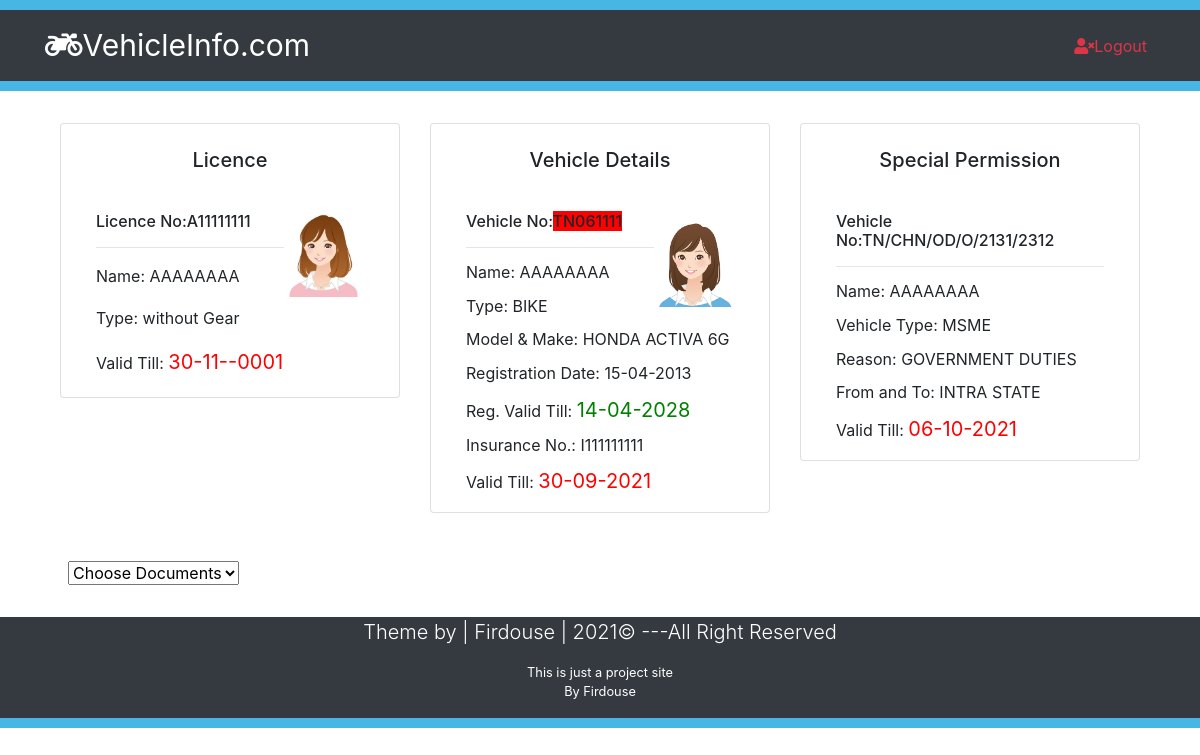
The app's page /uploads/MyProfile.php?ID=1 (signed in) with its own data.
### tables this page shows
CREATE TABLE IF NOT EXISTS `licence` (
`ID` int(10) NOT NULL,
  `DateTime` datetime NOT NULL,
  `Licence_Number` varchar(50) NOT NULL,
  `LName` varchar(50) NOT NULL,
  `Vehicle_Type` varchar(50) NOT NULL,
  `Valid_Till` date NOT NULL,
  `Birth_Date` varchar(50) NOT NULL,
  `Licence_Photo` varchar(100) NOT NULL,
  `Licence_Document` varchar(100) DEFAULT NULL,
  `AddedBy` varchar(50) NOT NULL
);

CREATE TABLE IF NOT EXISTS `epass` (
`ID` int(10) NOT NULL,
  `DateTime` varchar(50) NOT NULL,
  `VehicleNumber` varchar(50) NOT NULL,
  `PersonName` varchar(50) NOT NULL,
  `VehicleType` varchar(50) NOT NULL,
  `Additional` varchar(10) DEFAULT NULL,
  `Reason` varchar(50) NOT NULL,
  `FromAndTo` varchar(50) NOT NULL,
  `passvalid` date NOT NULL,
  `EPass` varchar(50) NOT NULL,
  `AddedBy` varchar(50) NOT NULL
);

### uploads/MyProfile.php (the view, shortened to what this page needs)
<?php require_once("../includes/DB.php");?>
<?php require_once("../includes/Functions.php");?>
<!DOCTYPE html>
<html lang="en">
<head>
  <link rel="stylesheet" href="https://use.fontawesome.com/releases/v5.5.0/css/all.css">
  <link rel="stylesheet" href="https://stackpath.bootstrapcdn.com/bootstrap/4.2.1/css/bootstrap.min.css">
  <link rel="stylesheet" href="../css/style.css">
</head>
<body>
  <div style="height: 10px; background: #27a9e1d7;"></div>
  <nav class="navbar navbar-expand-lg navbar-dark bg-dark">
    <div class="container">
      <a href="#" class="navbar-brand" style="font-size: 30px;"><i class="fas fa-motorcycle"></i>VehicleInfo.com</a>
      <ul class="navbar-nav ml-auto">
        <li class="nav-item">
          <a href="Logout.php" class="nav-link text-danger"><i class="fas fa-user-times"></i>Logout</a>
        </li>
      </ul>
    </nav>
  <div style="height: 10px; background: #27a9e1d7;"></div>
  <section class="container py-2 mb-4 mt-4">
    <div class="container">
    <div class="row">
  <div class="col-lg-4 ">
          <?php
          if (isset($_GET["SearchButton"])) {
            $Search=$_GET["Search"];
            $sql="SELECT * FROM licence
            WHERE ID LIKE :search
            OR Licence_Number LIKE :search";
            $stmt = $ConnectingDB->prepare($sql);
            $stmt->bindValue(':search','%'.$Search.'%');
            $stmt->execute();
          }
          else{
            $IdFromURL = $_GET["ID"];
            $sql="SELECT * FROM licence WHERE ID='$IdFromURL'";
          $stmt = $ConnectingDB->query($sql);
          }
          while($DataRows = $stmt->fetch()) {
            $LPhoto       = $DataRows["Licence_Photo"];
            $LicenceNum   = $DataRows["Licence_Number"];
            $LName        = $DataRows["LName"];
            $VehicleType  = $DataRows["Vehicle_Type"];
            $LValidity    = $DataRows["Valid_Till"];
          ?>
          <div class="card mb-3"   style=" min-height: 150px;">
          <div class="card-title mt-4">
          <h5><center> Licence </center></h5>
          </div>
          <div class="card-body">
              <div class="container">
                <div class="row">
                  <div class="col-sm-12">
                    <span style="float: right;"><img src="../images/<?php echo htmlentities($LPhoto);?>" alt="$Id image" style="max-width: 80px" class="img-fluid card-img-top" />
                    </span><h6 class="card-title">Licence No:<?php echo $LicenceNum;?></h6></span>
                    <hr>
                    <p class="card-text" style="line-height:1.6">Name: <?php echo $LName;?></p>
                    <p class="card-text" style="line-height:1.6">Type: <?php echo $VehicleType;?></p>
                    <p class="card-text">Valid Till: <?php $Today= date("Y-m-d");$realDate = $LValidity;$newDate = date("d-m-Y", strtotime($realDate));
                     if ($Today<$LValidity) {
                      echo '<span style="font-size:1.25em;color:green">'.$newDate.'</span>';
                     }else{ echo '<span style="font-size:1.25em;color:red">'.$newDate.'</span>'; } ?></p>
                  </div>
                </div>
              </div>
            </div>
          </div>
          <?php } ?>
        </div>
<div class="col-lg-4 mb-4">
<?php
  if (isset($_GET["SearchButton"])) {
    $Search=$_GET["Search"];
    $sql="SELECT rcbook.*,insurance.* FROM rcbook,insurance
    WHERE rcbook.ID LIKE :search OR rcbook.Vehicle_Number LIKE :search";
    $stmt = $ConnectingDB->prepare($sql);
    $stmt->bindValue(':search','%'.$Search.'%');
    $stmt->execute();
  }
  else{
    $IdFromURL = $_GET["ID"];
    $sql="SELECT theft.*,rcbook.*,insurance.*
          from theft
          left join rcbook
          on theft.ID = rcbook.ID
          left join insurance
          on rcbook.ID = insurance.ID
          WHERE rcbook.ID = '$IdFromURL'
          UNION
          select theft.*,rcbook.*,insurance.*
          from rcbook
          left join insurance
          on rcbook.ID = insurance.ID
          left join theft
          on rcbook.ID = theft.ID
          WHERE rcbook.ID = '$IdFromURL'
          UNION
          select theft.*,rcbook.*,insurance.*
          from insurance
          left join rcbook
          on insurance.ID = rcbook.ID
          left join theft
          on insurance.ID = theft.ID
          WHERE insurance.ID='$IdFromURL'";
  $stmt = $ConnectingDB->query($sql);
  }
  while($DataRows = $stmt->fetch()) {
    $Photo        = $DataRows["Photo"];
    $Name         = $DataRows["Name"];
    $VehicleNum   = $DataRows["Vehicle_Number"];
    $RVehicleType = $DataRows["Vehicle_Type"];
    $Make         = $DataRows["Model_Make"];
    $Year         = $DataRows["Manufacture_Date"];
    $FC           = $DataRows["FC"];
    $InsuranceNum = $DataRows["Insurance_Number"];
    $Validity     = $DataRows["Validity"];
    $VehicleNo    = $DataRows["Vehicle_No"];
    $Dept         = $DataRows["dept"];
    ?>
    <div class="card"  style=" min-height: 150px;">
      <div class="card-title mt-4">
        <h5><center> Vehicle Details </center></h5>
      </div>
      <div class="card-body">
      <div class="container">
        <div class="row">
          <div class="col-sm-12">
          <span style="float: right;"><img src="../images/<?php echo htmlentities($Photo);?>" alt="$Id image" style="max-width: 80px" class="img-fluid card-img-top" /></span>
          <h6 class="card-title">Vehicle No:<?php if ( $VehicleNum== $VehicleNo) {
            echo '<span style="background:red">'.$VehicleNum.'</span>';
          }
          elseif ($Dept == "Commercial" || $Dept == "commercial" || $Dept == "COMMERCIAL"){
            echo '<span style="background:yellow">'.$VehicleNum.'</span>';
          }
          elseif ($Dept == "Electricity" || $Dept == "electricity" || $Dept == "ELECTRICITY"){
            echo '<span style="background:green">'.$VehicleNum.'</span>';
          }
          else{ echo $VehicleNum;}?></h6>
            <hr>
            <p class="card-text" style="line-height:1.1">Name: <?php echo $Name;?></p>
            <p class="card-text" style="line-height:1.1">Type: <?php echo $RVehicleType;?></p>
            <p class="card-text" style="line-height:1.1">Model & Make: <?php echo $Make;?></p>
            <p class="card-text" style="line-height:1.1">Registration Date:
            <?php $newDate = date("d-m-Y", strtotime($Year)); echo $newDate;?></p>
            <p class="card-text" style="line-height:1.1">Reg. Valid Till:
            <?php $Today= date("Y-m-d");$realDate = $FC;$newDate = date("d-m-Y", strtotime($realDate));
             if ($Today<$FC) {
              echo '<span style="font-size:1.25em;color:green">'.$newDate.'</span>';
             }else{ echo '<span style="font-size:1.25em;color:red">'.$newDate.'</span>'; } ?></span></p>
            <p class="card-text" style="line-height:1.1">Insurance No.: <?php echo $InsuranceNum;?></p>
            <p class="card-text" style="line-height:1.1">Valid Till: <?php $Today= date("Y-m-d");$realDate = $Validity;$newDate = date("d-m-Y", strtotime($realDate));
             if ($Today<$Validity) {
              echo '<span style="font-size:1.25em;color:green">'.$newDate.'</span>';
             }else{ echo '<span style="font-size:1.25em;color:red">'.$newDate.'</span>'; } ?></span></p>
          </div>
        </div>
      </div>
    </div>
    </div>
    <?php } ?>
  </div>
      <div class="col-lg-4">
<?php
  if (isset($_GET["SearchButton"])) {
    $Search=$_GET["Search"];
    $sql="SELECT * FROM epass
    WHERE epass.ID LIKE :search OR epass.VehicleNumber LIKE :search";
    $stmt = $ConnectingDB->prepare($sql);
    $stmt->bindValue(':search','%'.$Search.'%');
    $stmt->execute();
  }
  else{
    $IdFromURL = $_GET["ID"];
    $sql="SELECT * FROM epass WHERE epass.ID='$IdFromURL'";
    $stmt = $ConnectingDB->query($sql);
  }
  while($DataRows = $stmt->fetch()) {
    $VNo           = $DataRows["VehicleNumber"];
    $Pname         = $DataRows["PersonName"];
    $VType         = $DataRows["VehicleType"];
    $Reason        = $DataRows["Reason"];
    $FT            = $DataRows["FromAndTo"];
    $pass          = $DataRows["passvalid"];
    ?>
    <div class="card"  style=" min-height: 150px;">
    <div class="card-title mt-4">
      <h5><center> Special Permission </center></h5>
    </div>
      <div class="card-body">
        <div class="container">
          <div class="row">
            <div class="col-sm-12">
            <h6 class="card-title">Vehicle No:<?php echo $VNo;?></h6>
            <hr>
            <p class="card-text" style="line-height:1.1">Name: <?php echo $Pname;?></p>
            <p class="card-text" style="line-height:1.1">Vehicle Type: <?php echo $VType;?></p>
            <p class="card-text" style="line-height:1.1">Reason: <?php echo $Reason;?></p>
            <p class="card-text" style="line-height:1.1">From and To: <?php echo $FT;?></p>
            <p class="card-text" style="line-height:1.1">Valid Till: <?php $Today= date("Y-m-d");$realDate = $pass;$newDate = date("d-m-Y", strtotime($realDate));
                     if ($Today<$pass) {
                      echo '<span style="font-size:1.25em;color:green">'.$newDate.'</span>';
                     }else{ echo '<span style="font-size:1.25em;color:red">'.$newDate.'</span>'; } ?></span></p>
          </div>
        </div>
      </div>
    </div>
    </div>
    <?php } ?>
  </div>
          <div>
        <div class="col-sm-4 mt-4 mx-2">
        <select>
            <option>Choose Documents</option>
        </select>
    </div>
        </div>
      </div>
  </section>
  <footer class="bg-dark text-white">
    <div class="container">
      <div class="row">
        <div class="col">
        <p class="lead text-center">Theme by | Firdouse | <span id="year"></span>&copy; ---All Right Reserved</p>
        <p class="text-center small">This is just a project site <br>By Firdouse </p>
        </div>
      </div>
    </div>
  </footer>
  <div style="height: 10px; background: #27a9e1d7;"></div>
</body>
</html>

### records on screen
licence: Licence_Photo (picture), Licence_Number "A11111111", LName "AAAAAAAA", Vehicle_Type "without Gear", Valid_Till "30-11--0001"
epass: VehicleNumber "TN/CHN/OD/O/2131/2312", PersonName "AAAAAAAA", VehicleType "MSME", Reason "GOVERNMENT DUTIES", FromAndTo "INTRA STATE", passvalid "06-10-2021"

### other values on screen
$VehicleNum "TN061111"
$Name "AAAAAAAA"
$RVehicleType "BIKE"
$Make "HONDA ACTIVA 6G"
$newDate "15-04-2013"
$newDate "14-04-2028"
$InsuranceNum "I111111111"
$newDate "30-09-2021"
